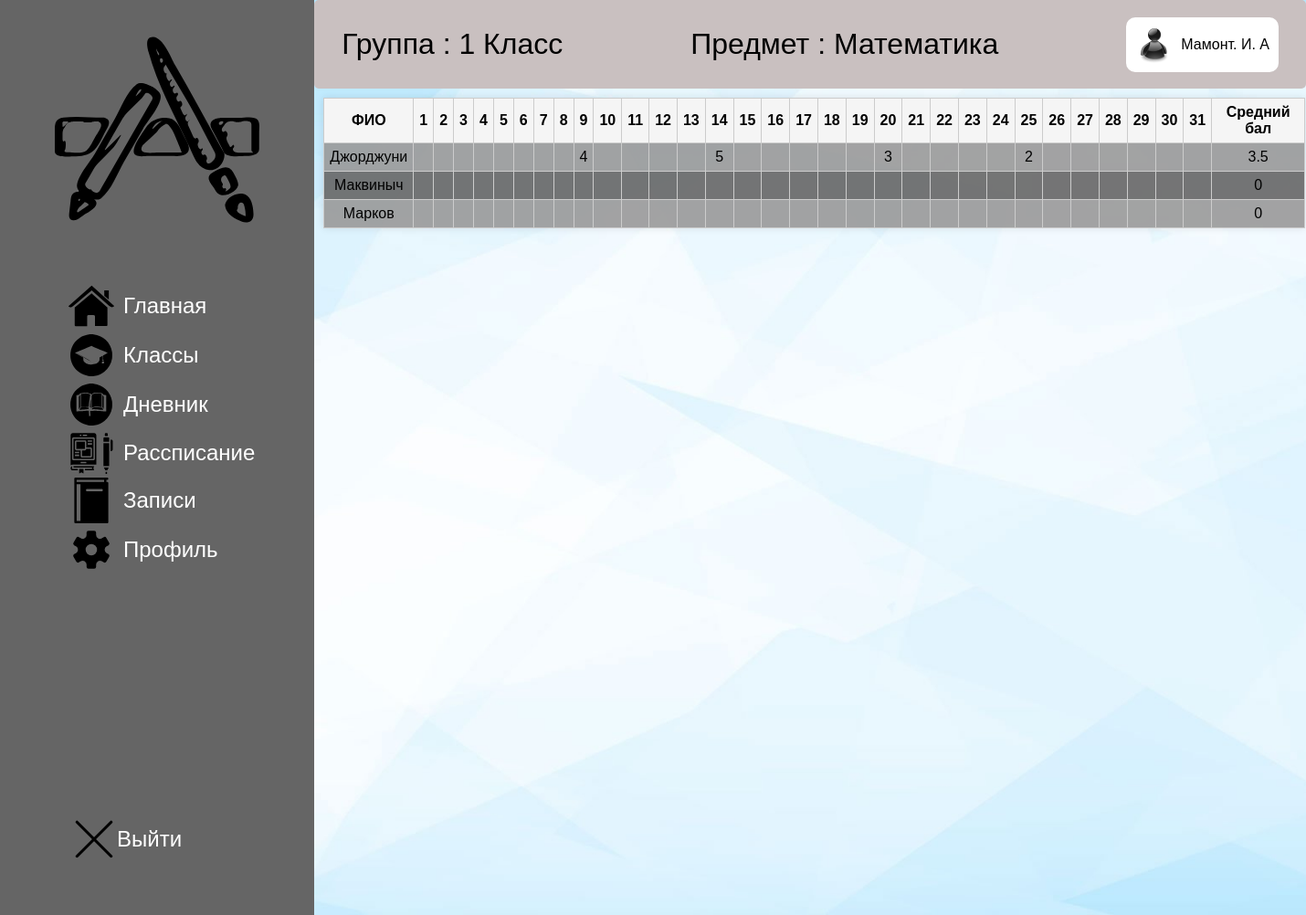
/diplom/Web/Table.php?subject=Математика&group=1 Класс (signed in), run on the app's committed database.
### tables this page shows
CREATE TABLE `users` (
  `id` int(11) NOT NULL,
  `username` varchar(255) NOT NULL,
  `name` varchar(255) NOT NULL,
  `lastname` varchar(255) NOT NULL,
  `surname` varchar(255) NOT NULL,
  `password` varchar(255) NOT NULL,
  `role` varchar(255) NOT NULL
);

CREATE TABLE `student` (
  `id` int(11) NOT NULL,
  `name` varchar(255) NOT NULL,
  `lastname` varchar(255) NOT NULL,
  `surname` varchar(255) NOT NULL,
  `group_id` int(11) DEFAULT NULL
);

CREATE TABLE `grade` (
  `id` int(11) NOT NULL,
  `grade` varchar(11) NOT NULL,
  `subject_id` int(11) DEFAULT NULL,
  `student_id` int(11) DEFAULT NULL,
  `lesson_num` int(11) DEFAULT NULL
);

### diplom/Bd/brain.php (called while the page is built, shortened)
<?php
function getUserInfoById($id){
    global $connection;
    $stmt = $connection->prepare("SELECT * FROM users WHERE id = :id");
    $stmt->bindParam(':id', $id, PDO::PARAM_INT);
    $stmt->execute();
    $result = $stmt->fetch(PDO::FETCH_ASSOC);
    return $result;
}
function getIdSubject(string $subject)
{
    global $connection;
    $query = $connection->prepare("SELECT id FROM subject WHERE name = :subject");
    $query->bindParam(":subject", $subject, PDO::PARAM_STR);
    $query->execute();
    return $query->fetchColumn();
}
function getGradesByStudentIdAndSubjectId($studentId, $subjectId){
    global $connection;
    $query = $connection->prepare("SELECT * FROM grade WHERE student_id = :studentId AND subject_id = :subjectId ORDER BY lesson_num ASC");
    $query->bindParam(":studentId", $studentId, PDO::PARAM_STR);
    $query->bindParam(":subjectId", $subjectId, PDO::PARAM_STR);
    $query->execute();
    return $query->fetchAll();
}

### diplom/Web/Table.php (the view, shortened to what this page needs)
<?php
include('../Bd/pdo.php');
include('../Bd/brain.php');
$group = $_GET['group'];
$subject = $_GET['subject'];
$subjectId = getIdSubject($subject);
$query = $connection->prepare("SELECT id FROM groups WHERE name = :group");
$query->bindParam(":group", $group, PDO::PARAM_STR);
$query->execute();
$groupId = $query->fetchColumn();
$query = $connection->prepare("SELECT * FROM student WHERE group_id = :groupId");
$query -> bindParam(":groupId", $groupId, PDO::PARAM_STR);
$query -> execute();
$data = $query -> fetchAll(PDO::FETCH_ASSOC);
$role = $_SESSION['role'];
?>
<!DOCTYPE html>
<html lang="en">
<head>
    <link rel="stylesheet" href="../css/Style.css">
</head>
<body>
<div class="main-design container">
    <div class="left-part">
        <div class="logo"><img src="../img/Group.svg" alt=""></div>
        <div class="main_menu">
            <a href="Main.php"><div><img src="../img/Главная.svg" alt="">Главная</div></a>
            <a href="Group.php"><div><img src="../img/Группы.svg" alt="">Классы</div></a>
            <a href="Tables.php"><div><img src="../img/Журнал.svg" alt="">Дневник</div></a>
            <a href="write.php"><div><img src="../img/write_day.svg" alt="">Рассписание</div></a>
            <a href="note.php"><div><img src="../img/personal.svg" alt="">Записи</div></a>
            <a href="Profile.php"><div><img src="../img/Настройки.svg" alt="">Профиль</div></a>  </div>
            <a href="?logout=1" class="logout"><div class="main_podval"><img src="../img/Выйти.svg" alt="">Выйти</div></a>
    </div>
    <div class="right-part">
        <div class="part_header">
            <?php
            $info = getUserInfoById($_SESSION['user_id']);
            ?>
            <span>Группа : <?php echo $group?></span>
            <span>Предмет : <?php echo $subject?></span>
            <div class="logUserInformation">
                <img src="../img/user_img.png" alt="" width="40">
                <label><?php echo $info['lastname'].'. '.mb_substr($info['name'], 0, 1).'. '.mb_substr($info['surname'], 0, 1)?> </label>
            </div>
        </div>
        <div class="part_bottom">
<form id="gradeForm" action="<?= htmlspecialchars($_SERVER["PHP_SELF"]) ?>" method="post">
    <table border="1">
        <thead>
        <tr>
            <th>ФИО</th>
            <?php for ($day = 1; $day <= 31; $day++): ?>
                <th><?= $day ?></th>
            <?php endfor; ?>
            <th>Средний бал</th>
        </tr>
        </thead>
        <tbody>
        <?php
       foreach ($data as $name) {
        echo '<tr> <td>'.$name['lastname'].'</td>';
        $gradeData = getGradesByStudentIdAndSubjectId($name['id'], $subjectId);
        $totalGrades = 0;
        $numGrades = 0;
        for ($day = 1; $day <= 31; $day++) {
            $found = false;
            foreach ($gradeData as $grade) {
                if ($grade['lesson_num'] == $day) {
                    if($role){
                        echo '<td contenteditable="true" class="editable-cell" data-original-value="" oninput="limitInput(this, 1)">' . $grade['grade'] . '</td>';
                    } else {
                        echo '<td data-original-value="">' . $grade['grade'] . '</td>';
                    }
                    $totalGrades += intval($grade['grade']);
                    $numGrades++;
                    $found = true;
                    break;
                }
            }
            if (!$found) {
                if($role){
                    echo '<td contenteditable="true" class="editable-cell" data-original-value="" oninput="limitInput(this)"></td>';
                } else {
                    echo '<td data-original-value=""></td>';
                }
            }
        }
        $averageGrade = $numGrades > 0 ? round($totalGrades / $numGrades, 2) : 0;
        echo '<td>'.$averageGrade.'</td>';
        echo '</tr>';
    }
        ?>
        </tbody>
    </table>
</form>
    </div>
</div>
</body>
</html>

### diplom/css/Style.css (style rules this page uses)
body { margin: 0; padding: 0; font-family: Arial; overflow: hidden; }
a { color: rgb(255 0 0); text-decoration: none; transition: color 0.5s; }
.main-design { display: flex; transition: filter 0.3s ease; background-image: url('../data/background.jpg'); background-size: cover; background-position: center; background-repeat: no-repeat; }
.left-part { background-color: rgb(101 101 101); padding: 30px; }
.main_menu div { display: flex; align-items: center; color: white; font-size: 24px; margin: -3px 25px; }
.main_menu img { fill: white; width: 50px; padding: 0 10px; }
.main_menu a { display: block; border-radius: 5px; padding: 5px 10px; }
.logo { margin: 0 30px 50px; }
.right-part { height: 100%; width: 100%; display: flex; align-items: center; justify-content: center; flex-direction: column; }
.part_header { height: 10%; width: 100%; background-color:rgb(201 192 192); border-radius: 5px; display: flex; justify-content: space-between; align-items: center; }
.part_header span { color: rgb(0, 0, 0); font-size: 32px; margin: 0 30px; }
.part_bottom { max-height: 100%; overflow-y: auto; height: 90%; width: 100%; margin-bottom: 30px; scrollbar-width: thin; scrollbar-color: #ccc #fff; }
.container { max-width: 1920px; width: 100%; height: 62.6em; max-height: 1080px; margin: auto; background-color: #f0f0f0; }
.logout { margin: 30em 0 0 0; }
.logUserInformation { background-color: #ffffff; padding: 10px; border-radius: 10px; margin: 0 30px 0; display: flex; align-items: center; }
.logUserInformation img { margin: 0 10px 0 0; }
table { font-family: Arial, sans-serif; border-collapse: collapse; width: 99%; margin: 10px; box-shadow: 0 0 8px rgba(0, 0, 0, 0.1); }
th, td { border: 1px solid #ccc; padding: 6px; text-align: center; }
th { background-color: #f5f5f5; }
tr:nth-child(even) { background-color: rgba(103, 103, 103, 0.9); }
tr:nth-child(odd) { background-color: rgba(154, 154, 154, 0.9); }

### diplom/Web/Table.php (style rules this page uses)
.main_podval { display: flex; align-items: center; color: white; font-size: 24px; margin: 265px 48px; fill: white; width: 50px; padding: 5 10px; }

### data on the page
users: lastname "Мамонт", name "И", surname "А"
student: lastname "Джорджуни", averageGrade "3.5"
grade: grade "4"
grade: grade "5"
grade: grade "3"
grade: grade "2"
student: lastname "Маквиныч", averageGrade "0"
student: lastname "Марков", averageGrade "0"

### other printed values
$group "1 Класс"
$subject "Математика"
